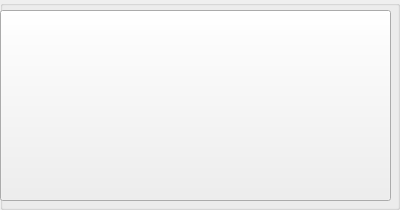
                              <widget class="QGroupBox" name="groupBox_menu10">
                               <property name="sizePolicy">
                                <sizepolicy hsizetype="Preferred" vsizetype="Minimum">
                                 <horstretch>0</horstretch>
                                 <verstretch>0</verstretch>
                                </sizepolicy>
                               </property>
                               <property name="minimumSize">
                                <size>
                                 <width>0</width>
                                 <height>200</height>
                                </size>
                               </property>
                               <property name="title">
                                <string/>
                               </property>
                               <widget class="QPushButton" name="pushButton_10">
                                <property name="geometry">
                                 <rect>
                                  <x>0</x>
                                  <y>10</y>
                                  <width>391</width>
                                  <height>191</height>
                                 </rect>
                                </property>
                                <property name="text">
                                 <string/>
                                </property>
                               </widget>
                               <widget class="QLabel" name="label_mid10">
                                <property name="geometry">
                                 <rect>
                                  <x>8</x>
                                  <y>102</y>
                                  <width>231</width>
                                  <height>30</height>
                                 </rect>
                                </property>
                                <property name="font">
                                 <font>
                                  <pointsize>7</pointsize>
                                 </font>
                                </property>
                                <property name="text">
                                 <string>TextLabel</string>
                                </property>
                               </widget>
                               <widget class="QLabel" name="label_bot10">
                                <property name="geometry">
                                 <rect>
                                  <x>8</x>
                                  <y>122</y>
                                  <width>231</width>
                                  <height>30</height>
                                 </rect>
                                </property>
                                <property name="font">
                                 <font>
                                  <pointsize>7</pointsize>
                                 </font>
                                </property>
                                <property name="text">
                                 <string>TextLabel</string>
                                </property>
                               </widget>
                               <widget class="QLabel" name="label_top10">
                                <property name="geometry">
                                 <rect>
                                  <x>8</x>
                                  <y>72</y>
                                  <width>231</width>
                                  <height>30</height>
                                 </rect>
                                </property>
                                <property name="font">
                                 <font>
                                  <pointsize>8</pointsize>
                                 </font>
                                </property>
                                <property name="text">
                                 <string>TextLabel</string>
                                </property>
                               </widget>
                               <widget class="QLabel" name="label_menu10">
                                <property name="geometry">
                                 <rect>
                                  <x>248</x>
                                  <y>12</y>
                                  <width>131</width>
                                  <height>181</height>
                                 </rect>
                                </property>
                                <property name="text">
                                 <string>TextLabel</string>
                                </property>
                               </widget>
                               <zorder>label_mid10</zorder>
                               <zorder>label_bot10</zorder>
                               <zorder>label_top10</zorder>
                               <zorder>label_menu10</zorder>
                               <zorder>pushButton_10</zorder>
                              </widget>
